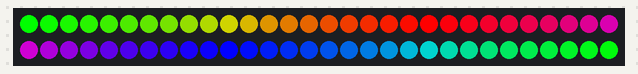
Recording of a sketch running on a simulated Arduino Uno, built with avr-gcc and run on an emulated ATmega328P. Shown: 60 RGB LEDs in strip order, left to right, continuing on the next row.

Above: at 0.15 s.
At 5.04 s:
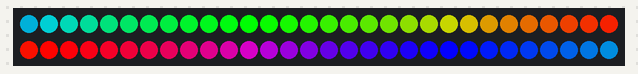
At 9.93 s:
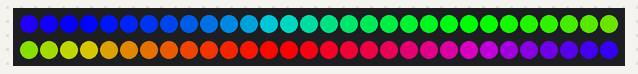
At 19.7 s:
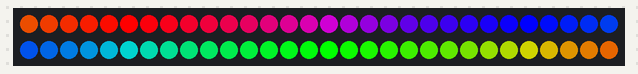
At 29.47 s:
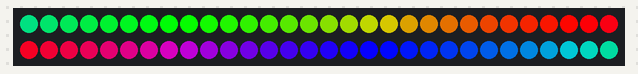
At 39.55 s:
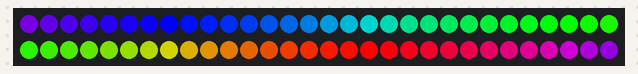

The sketch:

neopixel.ino
```cpp
#include <FastLED.h>
#define LED_CHAINS 60
CRGB leds[LED_CHAINS];
#define PIN 6

void setup(){
	FastLED.addLeds<WS2811, PIN, GRB>(leds, LED_CHAINS).setCorrection( TypicalLEDStrip );
}

void loop(){
	rainbowCycle(20);
}

void showStrip() {
 #ifdef ADAFRUIT_NEOPIXEL_H
	 strip.show();
 #endif
 #ifndef ADAFRUIT_NEOPIXEL_H
	 FastLED.show();
 #endif
}

void setPixel(int Pixel, byte red, byte green, byte blue) {
 #ifdef ADAFRUIT_NEOPIXEL_H
	 strip.setPixelColor(Pixel, strip.Color(red, green, blue));
 #endif
 #ifndef ADAFRUIT_NEOPIXEL_H
	 leds[Pixel].r = red;
	 leds[Pixel].g = green;
	 leds[Pixel].b = blue;
 #endif
}

void setAll(byte red, byte green, byte blue) {
	for(int i = 0; i < LED_CHAINS; i++ ) {
		setPixel(i, red, green, blue);
	}
	showStrip();
}

void rainbowCycle(int SpeedDelay) {
	byte *c;
	uint16_t i, j;

	for(j=0; j<256*5; j++) {
		for(i=0; i< LED_CHAINS; i++) {
			c=Wheel(((i * 256 / LED_CHAINS) + j) & 255);
			setPixel(i, *c, *(c+1), *(c+2));
		}
		showStrip();
		delay(SpeedDelay);
	}
}

byte * Wheel(byte WheelPos) {
	static byte c[3];
	if(WheelPos < 85) {
		c[0]=WheelPos * 3;
	 	c[1]=255 - WheelPos * 3;
	 	c[2]=0;
	} else if(WheelPos < 170) {
	 	WheelPos -= 85;
		c[0]=255 - WheelPos * 3;
	 	c[1]=0;
	 	c[2]=WheelPos * 3;
	} else {
	 	WheelPos -= 170;
	 	c[0]=0;
	 	c[1]=WheelPos * 3;
	 	c[2]=255 - WheelPos * 3;
	}
	return c;
}
```
